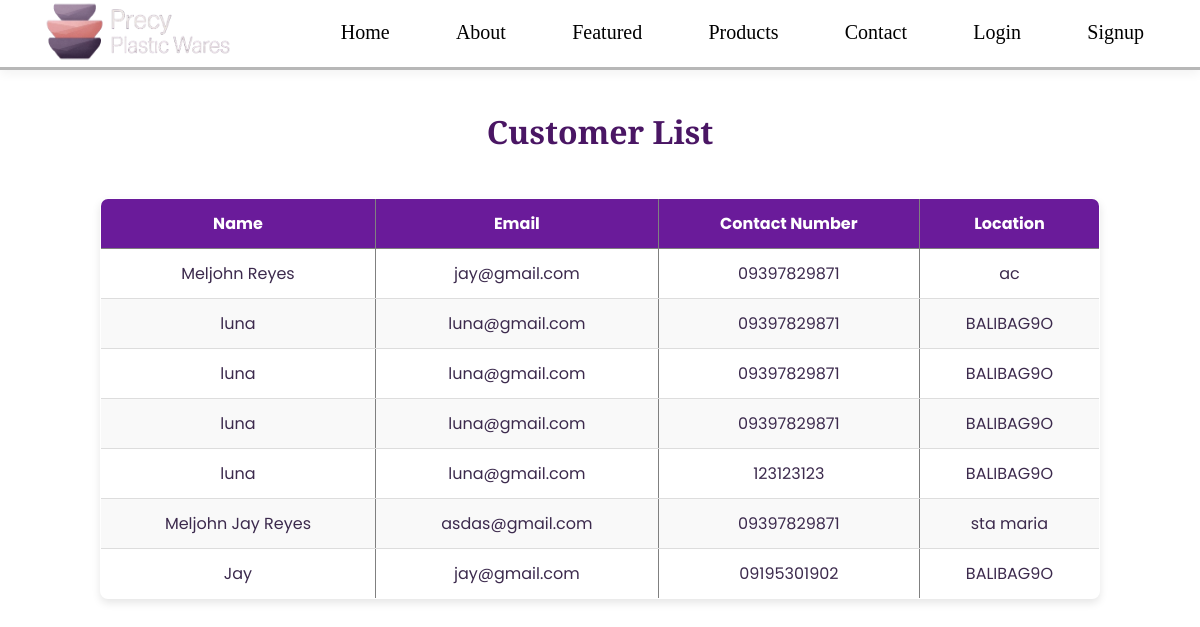
/customer-list/, run on an earlier commit of the app's database.
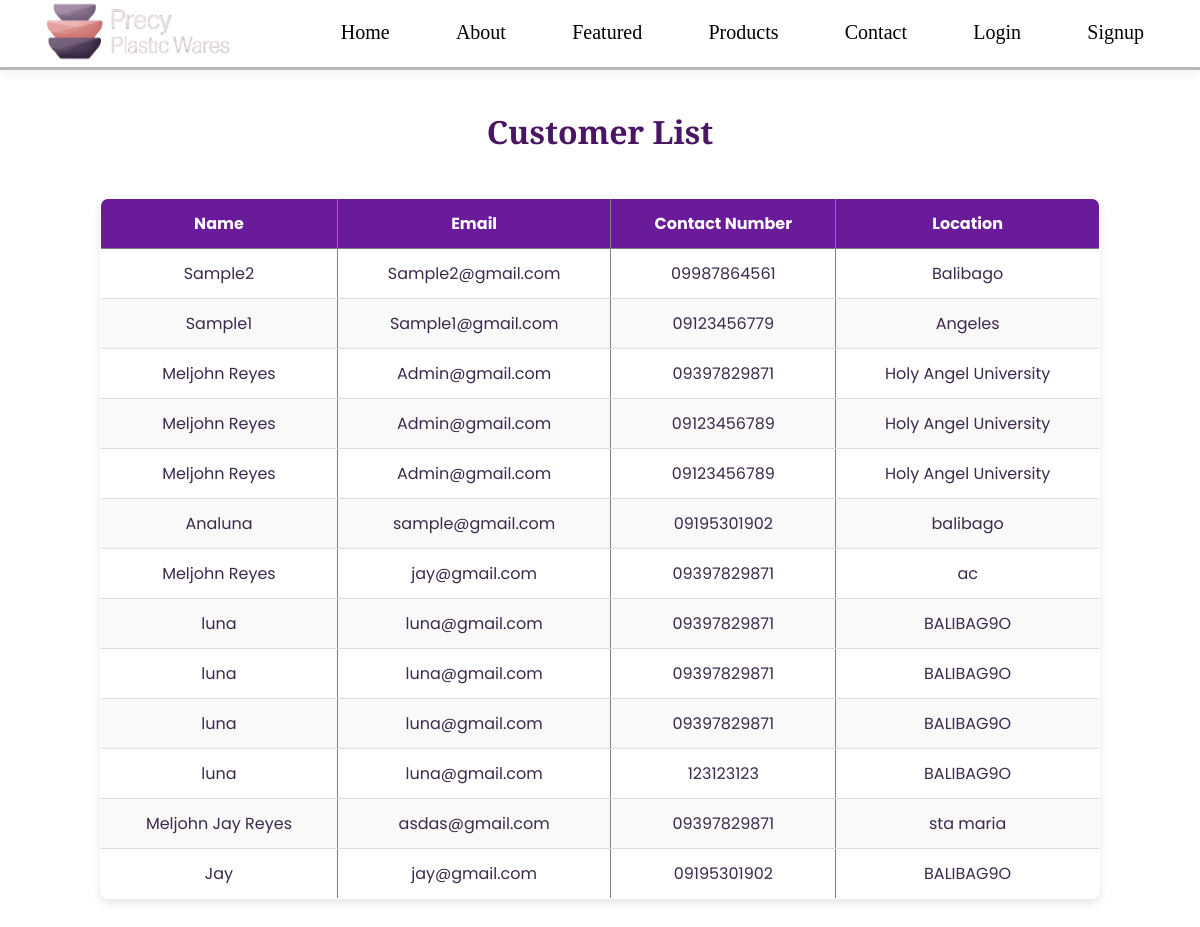
And on a later commit of the database.
### main/models.py (models this page shows, shortened)
class Customer (models.Model):
    name = models.CharField(max_length=100)
    email = models.EmailField()
    contact_number = models.CharField(max_length=20)
    location = models.CharField(max_length=100)

### main/views.py (the view)
# urls.py: path('customer-list/', views.customer_list_page, name='customer-list-page'),
def customer_list_page(request):
    customers = Customer.objects.all().order_by('-id')  # newest first
    return render(request, 'customer_list.html', {
        "customers": customers,
        "hide_footer": True  # ✅ Hide footer on this page
    })

### main/templates/customer_list.html (shortened to what this page needs)
{% extends 'basestructure.html' %}
{% load static %}
{% block content %}
<div style="display: flex; justify-content: center; align-items: center; flex-direction: column; padding: 40px 20px; min-height: 60vh;">
  <h1 style="text-align: center; margin-bottom: 30px;">Customer List</h1>
  <table border="1" cellpadding="8" style="width: 90%; max-width: 1000px; text-align: center; border-collapse: collapse; box-shadow: 0 4px 8px rgba(0,0,0,0.1); border-radius: 8px; overflow: hidden;">
    <thead style="background-color: #6a1b9a; color: white;">
      <tr>
        <th style="padding: 12px;">Name</th>
        <th style="padding: 12px;">Email</th>
        <th style="padding: 12px;">Contact Number</th>
        <th style="padding: 12px;">Location</th>
      </tr>
    </thead>
    <tbody>
      {% for customer in customers %}
      <tr style="border-bottom: 1px solid #ddd; background-color: {% cycle '#ffffff' '#f9f9f9' %};">
        <td style="padding: 12px;">{{ customer.name }}</td>
        <td style="padding: 12px;">{{ customer.email }}</td>
        <td style="padding: 12px;">{{ customer.contact_number }}</td>
        <td style="padding: 12px;">{{ customer.location }}</td>
      </tr>
      {% empty %}
      <tr>
        <td colspan="4" style="padding: 20px; color: #999;">No customers yet.</td>
      </tr>
      {% endfor %}
    </tbody>
  </table>
</div>
{% endblock %}

### main/templates/basestructure.html (shortened to what this page needs)
{% load static %}
<!DOCTYPE html>
<html lang="en">
<head>
<link rel="stylesheet" href="{% static 'css/style.css' %}">
<link rel="stylesheet" href="{% static 'css/email_mockup.css' %}">
<link rel="stylesheet" href="{% static 'css/social_mockup.css' %}">
</head>
<body>
 <header>
    <div class="logo">
      <img src="{% static 'image/lOGO.png' %}" alt="Precy Plastic Wares Logo" />
    </div>
    <nav>
      <a href="{% url 'landing' %}">Home</a>
      <a href="{% url 'about' %}" >About</a>
      <a href="{% url 'featured' %}">Featured</a>
      <a href="{% url 'product' %}">Products</a>
      <a href="{% url 'contact' %}">Contact</a>
      {% if user.is_authenticated %}
        <a href="{% url 'welcome' %}" style="color: #6a1b9a; font-weight: 600;">👤 {{ user.first_name|default:user.username }}</a>
        <a href="{% url 'logout' %}">Logout</a>
      {% else %}
        <a href="{% url 'login' %}">Login</a>
        <a href="{% url 'signup' %}">Signup</a>
      {% endif %}
    </nav>
  </header>
        {% block content %}{% endblock %}
</body>
</html>

### main/static/css/style.css (style rules this page uses)
* { margin: 0; padding: 0; box-sizing: border-box; }
html, body { max-height: 100vh; overflow-x: hidden; overflow-y: auto; background-color: transparent; font-family: 'Poppins', sans-serif; color: #3c2a4d; margin: 0; padding: 0; }
h1, h2, h3 { font-family: 'Playfair Display', serif; font-weight: 700; color: #4a1664; padding-bottom: 15px; }
header { position: sticky; top: 0; z-index: 1000; background: rgba(255, 255, 255, 0.9); backdrop-filter: blur(6px); padding: 20px 40px; display: flex; justify-content: space-between; align-items: center; box-shadow: 0 4px 10px rgba(0, 0, 0, 0.05); height: 70px; border-bottom: 3px solid rgba(19, 19, 19, 0.3) }
.logo img { width: 200px; height: 70px; }
nav a { font-family: 'Playfair Display', serif; font-size: 1.25em; font-weight: 200; margin-left: 30px; padding: 0.5rem 1rem; border-radius: 30px; text-decoration: none; color: #000000; transition: all 0.3s ease; }
section, div, main { overflow-x: clip; }

What changed in the data, as far as the page shows it:
added Customer: name "Sample2", email "Sample2@gmail.com", contact_number "09987864561", location "Balibago"
added Customer: name "Sample1", email "Sample1@gmail.com", contact_number "09123456779", location "Angeles"
added Customer: name "Meljohn Reyes", email "Admin@gmail.com", contact_number "09397829871", location "Holy Angel University"
added Customer: name "Meljohn Reyes", email "Admin@gmail.com", contact_number "09123456789", location "Holy Angel University"
added Customer: name "Meljohn Reyes", email "Admin@gmail.com", contact_number "09123456789", location "Holy Angel University"
added Customer: name "Analuna", email "sample@gmail.com", contact_number "09195301902", location "balibago"
